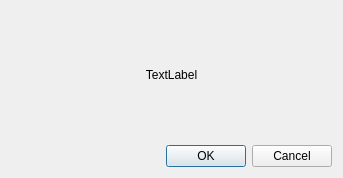
<?xml version="1.0" encoding="UTF-8"?>
<ui version="4.0">
 <class>ConfirmClosingDialog</class>
 <widget class="QDialog" name="ConfirmClosingDialog">
  <property name="geometry">
   <rect>
    <x>0</x>
    <y>0</y>
    <width>343</width>
    <height>178</height>
   </rect>
  </property>
  <property name="windowTitle">
   <string>Dialog</string>
  </property>
  <layout class="QVBoxLayout" name="verticalLayout">
   <item>
    <widget class="QLabel" name="label">
     <property name="text">
      <string>TextLabel</string>
     </property>
     <property name="alignment">
      <set>Qt::AlignCenter</set>
     </property>
     <property name="indent">
      <number>1</number>
     </property>
    </widget>
   </item>
   <item>
    <widget class="QDialogButtonBox" name="buttonBox">
     <property name="orientation">
      <enum>Qt::Horizontal</enum>
     </property>
     <property name="standardButtons">
      <set>QDialogButtonBox::Cancel|QDialogButtonBox::Ok</set>
     </property>
    </widget>
   </item>
  </layout>
 </widget>
 <resources/>
 <connections>
  <connection>
   <sender>buttonBox</sender>
   <signal>accepted()</signal>
   <receiver>ConfirmClosingDialog</receiver>
   <slot>accept()</slot>
   <hints>
    <hint type="sourcelabel">
     <x>248</x>
     <y>254</y>
    </hint>
    <hint type="destinationlabel">
     <x>157</x>
     <y>274</y>
    </hint>
   </hints>
  </connection>
  <connection>
   <sender>buttonBox</sender>
   <signal>rejected()</signal>
   <receiver>ConfirmClosingDialog</receiver>
   <slot>reject()</slot>
   <hints>
    <hint type="sourcelabel">
     <x>316</x>
     <y>260</y>
    </hint>
    <hint type="destinationlabel">
     <x>286</x>
     <y>274</y>
    </hint>
   </hints>
  </connection>
 </connections>
</ui>
